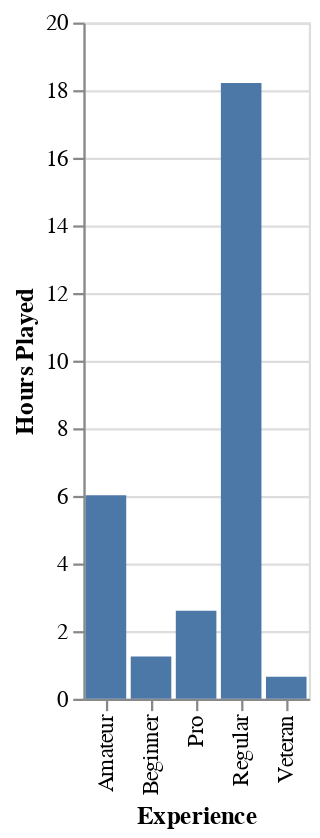

The cell this chart's notebook holds for it:
### Code cell
experience_avg = player_data[['experience','played_hours']].groupby('experience').mean(numeric_only=True)
experience_avg

Experience = alt.Chart(experience_avg).mark_bar().encode(
    x=alt.X('experience:O')
        .title('Experience'),
    y=alt.Y('played_hours:Q')
        .title('Hours Played')
)
Experience

### Figure 1 — Vega specification as saved in the notebook (floating-point values rounded to 4 significant figures)
{"$schema": "https://vega.github.io/schema/vega/v5.json", "data": [{"name": "source_0", "values": [{"experience": "Amateur", "played_hours_end": 6.017, "played_hours_start": 0.0}, {"experience": "Beginner", "played_hours_end": 1.249, "played_hours_start": 0.0}, {"experience": "Pro", "played_hours_end": 2.6, "played_hours_start": 0.0}, {"experience": "Regular", "played_hours_end": 18.21, "played_hours_start": 0.0}, {"experience": "Veteran", "played_hours_end": 0.6479, "played_hours_start": 0.0}]}, {"name": "source_0_x_domain_experience", "values": [{"experience": "Amateur"}, {"experience": "Beginner"}, {"experience": "Pro"}, {"experience": "Regular"}, {"experience": "Veteran"}]}], "signals": [{"name": "x_step", "value": 20}, {"name": "width", "update": "bandspace(domain('x').length, 0.1, 0.05) * x_step"}], "marks": [{"type": "rect", "name": "marks", "from": {"data": "source_0"}, "encode": {"update": {"width": {"signal": "max(0.25, bandwidth('x'))"}, "fill": {"value": "#4c78a8"}, "x": {"field": "experience", "scale": "x"}, "y": {"field": "played_hours_end", "scale": "y"}, "y2": {"field": "played_hours_start", "scale": "y"}}}, "style": ["bar"]}], "scales": [{"name": "x", "type": "band", "domain": {"data": "source_0_x_domain_experience", "field": "experience", "sort": true}, "range": {"step": {"signal": "x_step"}}, "paddingInner": 0.1, "paddingOuter": 0.05}, {"name": "y", "type": "linear", "domain": {"data": "source_0", "fields": ["played_hours_start", "played_hours_end"]}, "range": [{"signal": "height"}, 0], "zero": true, "nice": true}], "axes": [{"scale": "y", "gridScale": "x", "domain": false, "ticks": false, "labels": false, "aria": false, "zindex": 0, "maxExtent": 0, "minExtent": 0, "tickCount": {"signal": "ceil(height/40)"}, "orient": "left", "grid": true}, {"scale": "x", "labelBaseline": "middle", "zindex": 0, "title": "Experience", "grid": false, "labelAlign": "right", "orient": "bottom", "labelAngle": 270}, {"scale": "y", "orient": "left", "tickCount": {"signal": "ceil(height/40)"}, "zindex": 0, "title": "Hours Played", "labelOverlap": true, "grid": false}], "padding": 5, "height": 300, "background": "white", "style": "cell"}
